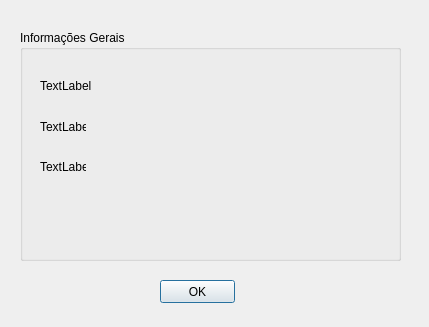
<?xml version="1.0" encoding="UTF-8"?>
<ui version="4.0">
 <class>sobre</class>
 <widget class="QDialog" name="sobre">
  <property name="geometry">
   <rect>
    <x>0</x>
    <y>0</y>
    <width>429</width>
    <height>327</height>
   </rect>
  </property>
  <property name="windowTitle">
   <string>Dialog</string>
  </property>
  <widget class="QPushButton" name="btOk">
   <property name="geometry">
    <rect>
     <x>160</x>
     <y>280</y>
     <width>75</width>
     <height>23</height>
    </rect>
   </property>
   <property name="text">
    <string>OK</string>
   </property>
  </widget>
  <widget class="QGroupBox" name="groupBox">
   <property name="geometry">
    <rect>
     <x>20</x>
     <y>30</y>
     <width>381</width>
     <height>231</height>
    </rect>
   </property>
   <property name="title">
    <string>Informações Gerais</string>
   </property>
   <widget class="QLabel" name="labelInfo">
    <property name="geometry">
     <rect>
      <x>20</x>
      <y>30</y>
      <width>331</width>
      <height>51</height>
     </rect>
    </property>
    <property name="text">
     <string>TextLabel</string>
    </property>
   </widget>
   <widget class="QLabel" name="labelVersao">
    <property name="geometry">
     <rect>
      <x>20</x>
      <y>90</y>
      <width>46</width>
      <height>13</height>
     </rect>
    </property>
    <property name="text">
     <string>TextLabel</string>
    </property>
   </widget>
   <widget class="QLabel" name="labelAno">
    <property name="geometry">
     <rect>
      <x>20</x>
      <y>130</y>
      <width>46</width>
      <height>13</height>
     </rect>
    </property>
    <property name="text">
     <string>TextLabel</string>
    </property>
   </widget>
  </widget>
 </widget>
 <resources/>
 <connections/>
</ui>
